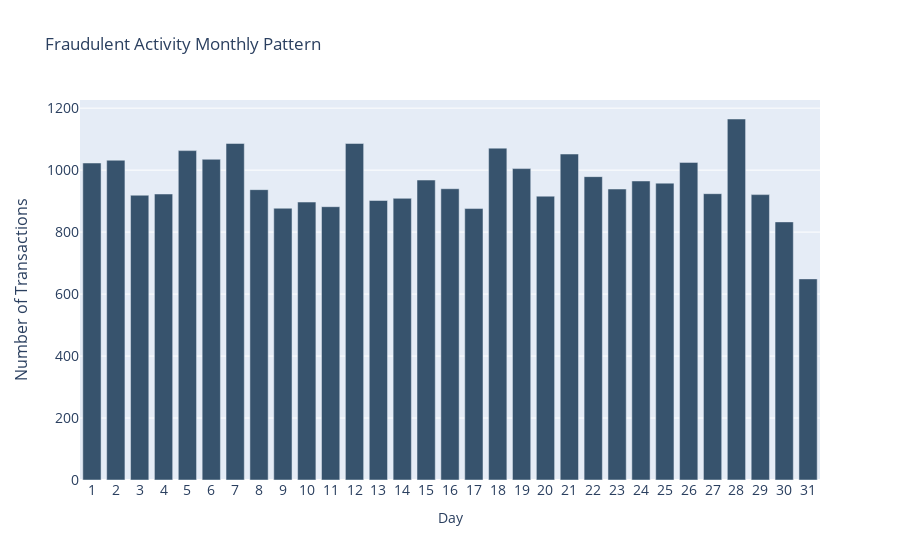

Notebook code cell kept with this figure:
### Code cell
fig = go.Figure()
fig.add_trace(go.Bar(y=total_fraud_day['Is Fraud?'],
                x=total_fraud_day.index,
                name='Rest of world',
                marker_color='rgb(55, 83, 109)'
                ))
# fig.add_trace(go.Bar(x=years,
#                 y=[16, 13, 10, 11, 28, 37, 43, 55, 56, 88, 105, 156, 270,
#                    299, 340, 403, 549, 499],
#                 name='China',
#                 marker_color='rgb(26, 118, 255)'
#                 ))

fig.update_layout(
    title='Fraudulent Activity Monthly Pattern',
    xaxis=dict(
        title='Day',
        tickfont_size=14,
        dtick=1
    ),
    
    yaxis=dict(
        title='Number of Transactions',
        titlefont_size=16,
        tickfont_size=14,
    ),
    legend=dict(
        x=0,
        y=1.0,
        bgcolor='rgba(255, 255, 255, 0)',
        bordercolor='rgba(255, 255, 255, 0)'
    ),
    barmode='relative',
    bargap=0.15, # gap between bars of adjacent location coordinates.
    bargroupgap=0.1 # gap between bars of the same location coordinate.
)
fig.show()
bar_fraud_day=fig

### Figure 1 — Plotly figure (JSON) as saved in the notebook; plotly's stock layout.template omitted (floating-point values rounded to 4 significant figures)
{"data": [{"marker": {"color": "rgb(55, 83, 109)"}, "name": "Rest of world", "type": "bar", "x": [1, 2, 3, 4, 5, 6, 7, 8, 9, 10, 11, 12, 13, 14, 15, 16, 17, 18, 19, 20, 21, 22, 23, 24, 25, 26, 27, 28, 29, 30, 31], "y": [1023, 1032, 919, 923, 1063, 1035, 1086, 937, 877, 897, 882, 1086, 902, 909, 968, 940, 876, 1071, 1005, 916, 1052, 979, 939, 965, 958, 1025, 924, 1165, 921, 833, 649]}], "layout": {"bargap": 0.15, "bargroupgap": 0.1, "barmode": "relative", "legend": {"bgcolor": "rgba(255, 255, 255, 0)", "bordercolor": "rgba(255, 255, 255, 0)", "x": 0, "y": 1}, "title": {"text": "Fraudulent Activity Monthly Pattern"}, "xaxis": {"dtick": 1, "tickfont": {"size": 14}, "title": {"text": "Day"}}, "yaxis": {"tickfont": {"size": 14}, "title": {"font": {"size": 16}, "text": "Number of Transactions"}}}}
